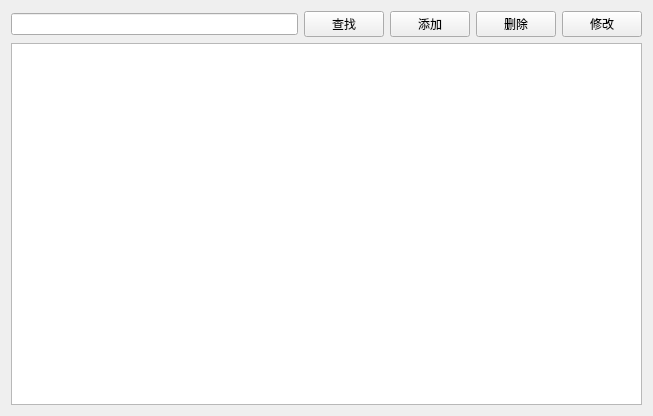
<?xml version="1.0" encoding="UTF-8"?>
<ui version="4.0">
 <class>PatientView</class>
 <widget class="QWidget" name="PatientView">
  <property name="geometry">
   <rect>
    <x>0</x>
    <y>0</y>
    <width>653</width>
    <height>416</height>
   </rect>
  </property>
  <property name="windowTitle">
   <string>患者管理</string>
  </property>
  <layout class="QVBoxLayout" name="verticalLayout">
   <item>
    <layout class="QHBoxLayout" name="horizontalLayout">
     <item>
      <widget class="QLineEdit" name="lineEdit"/>
     </item>
     <item>
      <widget class="QPushButton" name="btSrearch">
       <property name="text">
        <string>查找</string>
       </property>
      </widget>
     </item>
     <item>
      <widget class="QPushButton" name="btAdd">
       <property name="text">
        <string>添加</string>
       </property>
      </widget>
     </item>
     <item>
      <widget class="QPushButton" name="btDelete">
       <property name="text">
        <string>删除</string>
       </property>
      </widget>
     </item>
     <item>
      <widget class="QPushButton" name="btChange">
       <property name="text">
        <string>修改</string>
       </property>
      </widget>
     </item>
    </layout>
   </item>
   <item>
    <widget class="QTableView" name="tableView"/>
   </item>
  </layout>
 </widget>
 <resources/>
 <connections/>
</ui>
